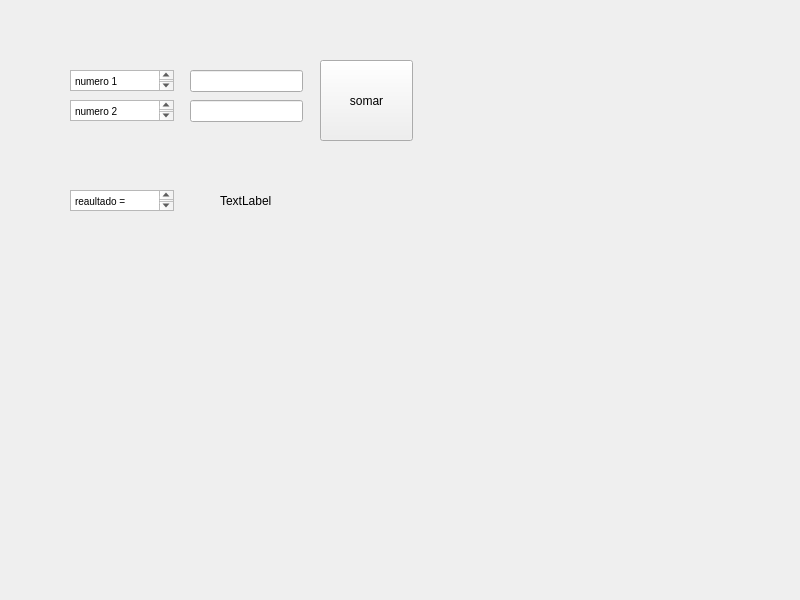
<?xml version="1.0" encoding="UTF-8"?>
<ui version="4.0">
 <class>MainWindow</class>
 <widget class="QMainWindow" name="MainWindow">
  <property name="geometry">
   <rect>
    <x>0</x>
    <y>0</y>
    <width>800</width>
    <height>600</height>
   </rect>
  </property>
  <property name="windowTitle">
   <string>MainWindow</string>
  </property>
  <widget class="QWidget" name="centralwidget">
   <widget class="QPushButton" name="btn_somar">
    <property name="geometry">
     <rect>
      <x>320</x>
      <y>60</y>
      <width>93</width>
      <height>81</height>
     </rect>
    </property>
    <property name="text">
     <string>somar</string>
    </property>
   </widget>
   <widget class="QLineEdit" name="numero1">
    <property name="geometry">
     <rect>
      <x>190</x>
      <y>70</y>
      <width>113</width>
      <height>22</height>
     </rect>
    </property>
   </widget>
   <widget class="QLineEdit" name="numero2">
    <property name="geometry">
     <rect>
      <x>190</x>
      <y>100</y>
      <width>113</width>
      <height>22</height>
     </rect>
    </property>
   </widget>
   <widget class="QTextEdit" name="textEdit">
    <property name="geometry">
     <rect>
      <x>70</x>
      <y>70</y>
      <width>104</width>
      <height>21</height>
     </rect>
    </property>
    <property name="html">
     <string>&lt;!DOCTYPE HTML PUBLIC &quot;-//W3C//DTD HTML 4.0//EN&quot; &quot;http://www.w3.org/TR/REC-html40/strict.dtd&quot;&gt;
&lt;html&gt;&lt;head&gt;&lt;meta name=&quot;qrichtext&quot; content=&quot;1&quot; /&gt;&lt;style type=&quot;text/css&quot;&gt;
p, li { white-space: pre-wrap; }
&lt;/style&gt;&lt;/head&gt;&lt;body style=&quot; font-family:'MS Shell Dlg 2'; font-size:7.8pt; font-weight:400; font-style:normal;&quot;&gt;
&lt;p style=&quot; margin-top:0px; margin-bottom:0px; margin-left:0px; margin-right:0px; -qt-block-indent:0; text-indent:0px;&quot;&gt;numero 1&lt;/p&gt;&lt;/body&gt;&lt;/html&gt;</string>
    </property>
   </widget>
   <widget class="QTextEdit" name="textEdit_2">
    <property name="geometry">
     <rect>
      <x>70</x>
      <y>100</y>
      <width>104</width>
      <height>21</height>
     </rect>
    </property>
    <property name="html">
     <string>&lt;!DOCTYPE HTML PUBLIC &quot;-//W3C//DTD HTML 4.0//EN&quot; &quot;http://www.w3.org/TR/REC-html40/strict.dtd&quot;&gt;
&lt;html&gt;&lt;head&gt;&lt;meta name=&quot;qrichtext&quot; content=&quot;1&quot; /&gt;&lt;style type=&quot;text/css&quot;&gt;
p, li { white-space: pre-wrap; }
&lt;/style&gt;&lt;/head&gt;&lt;body style=&quot; font-family:'MS Shell Dlg 2'; font-size:7.8pt; font-weight:400; font-style:normal;&quot;&gt;
&lt;p style=&quot; margin-top:0px; margin-bottom:0px; margin-left:0px; margin-right:0px; -qt-block-indent:0; text-indent:0px;&quot;&gt;numero 2&lt;/p&gt;&lt;/body&gt;&lt;/html&gt;</string>
    </property>
   </widget>
   <widget class="QLabel" name="resultado">
    <property name="geometry">
     <rect>
      <x>220</x>
      <y>180</y>
      <width>91</width>
      <height>41</height>
     </rect>
    </property>
    <property name="text">
     <string>TextLabel</string>
    </property>
   </widget>
   <widget class="QTextEdit" name="textEdit_3">
    <property name="geometry">
     <rect>
      <x>70</x>
      <y>190</y>
      <width>104</width>
      <height>21</height>
     </rect>
    </property>
    <property name="html">
     <string>&lt;!DOCTYPE HTML PUBLIC &quot;-//W3C//DTD HTML 4.0//EN&quot; &quot;http://www.w3.org/TR/REC-html40/strict.dtd&quot;&gt;
&lt;html&gt;&lt;head&gt;&lt;meta name=&quot;qrichtext&quot; content=&quot;1&quot; /&gt;&lt;style type=&quot;text/css&quot;&gt;
p, li { white-space: pre-wrap; }
&lt;/style&gt;&lt;/head&gt;&lt;body style=&quot; font-family:'MS Shell Dlg 2'; font-size:7.8pt; font-weight:400; font-style:normal;&quot;&gt;
&lt;p style=&quot; margin-top:0px; margin-bottom:0px; margin-left:0px; margin-right:0px; -qt-block-indent:0; text-indent:0px;&quot;&gt;reaultado = &lt;/p&gt;&lt;/body&gt;&lt;/html&gt;</string>
    </property>
   </widget>
  </widget>
 </widget>
 <resources/>
 <connections/>
</ui>
